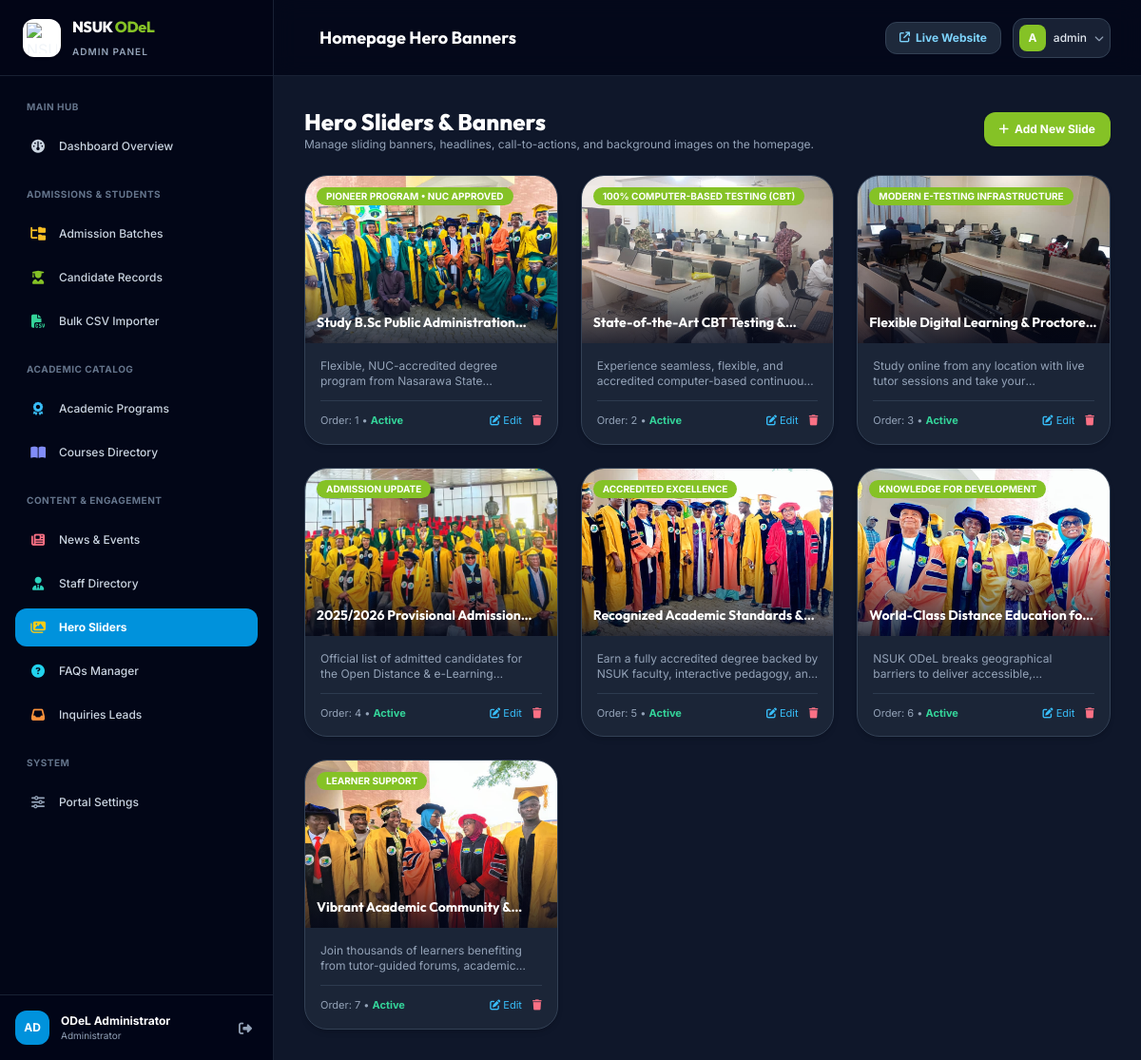
The page /dashboard/slides/ (signed in) on the database its author committed.
### core/models.py (models this page shows, shortened)
class HeroSlide(models.Model):
    title = models.CharField(max_length=255)
    subtitle = models.TextField(blank=True)
    badge_text = models.CharField(max_length=100, blank=True, default="NUC Approved")
    image = models.ImageField(upload_to="banners/", blank=True, null=True)
    image_url_fallback = models.URLField(blank=True, help_text="Fallback external URL if image not uploaded")
    cta_primary_text = models.CharField(max_length=100, default="Apply Now")
    cta_primary_url = models.CharField(max_length=300, default="/admissions/how-to-apply/")
    cta_secondary_text = models.CharField(max_length=100, blank=True, default="Explore Programs")
    cta_secondary_url = models.CharField(max_length=300, blank=True, default="/programs/")
    display_order = models.PositiveIntegerField(default=1)
    is_active = models.BooleanField(default=True)
    created_at = models.DateTimeField(auto_now_add=True)
    class Meta:
        ordering = ['display_order', '-created_at']
        verbose_name = "Hero Slide"
        verbose_name_plural = "Hero Slides"
    @property
    def get_image_url(self):
        if self.image and hasattr(self.image, 'url'):
            return self.image.url
        if self.image_url_fallback:
            return self.image_url_fallback
        return "https://images.unsplash.com/photo-1523240795612-9a054b0db644?auto=format&fit=crop&w=1600&q=80"

### dashboard/views.py (the view)
# urls.py: path('slides/', views.slide_list_dash, name='dashboard_slides'),
@login_required
def slide_list_dash(request):
    slides = HeroSlide.objects.all().order_by('display_order', '-created_at')
    return render(request, 'dashboard/slides/list.html', {'slides': slides})

### core/context_processors.py (called while the page is built)
def site_context(request):
    settings = SiteSetting.get_settings()
    active_programs = Program.objects.filter(is_active=True)[:6]
    latest_batch = AdmissionBatch.objects.filter(is_active=True).first()
    unread_inquiries_count = InquiryMessage.objects.filter(is_resolved=False).count()
    recent_announcements = NewsEvent.objects.filter(is_active=True)[:3]
    return {
        'site_settings': settings,
        'global_programs': active_programs,
        'global_latest_batch': latest_batch,
        'unread_inquiries_count': unread_inquiries_count,
        'global_announcements': recent_announcements,
    }

### core/models.py (called while the page is built)
    @classmethod
    def get_settings(cls):
        setting, created = cls.objects.get_or_create(pk=1)
        return setting

### templates/dashboard/slides/list.html (shortened to what this page needs)
{% extends 'dashboard/base.html' %}
{% block header_title %}Homepage Hero Banners{% endblock %}
{% block content %}
<div class="space-y-6 max-w-7xl mx-auto">
    <div class="flex flex-col sm:flex-row items-start sm:items-center justify-between gap-4">
        <div>
            <h2 class="font-heading font-extrabold text-2xl text-white">Hero Sliders & Banners</h2>
            <p class="text-xs text-slate-400">Manage sliding banners, headlines, call-to-actions, and background images on the homepage.</p>
        </div>
        <a href="{% url 'dashboard_slide_create' %}" class="px-4 py-2.5 rounded-xl bg-brand-green hover:bg-brand-darkgreen text-xs font-bold text-white shadow transition flex items-center gap-1.5">
            <i class="fa-solid fa-plus"></i> Add New Slide
        </a>
    </div>
    <div class="grid grid-cols-1 md:grid-cols-2 lg:grid-cols-3 gap-6">
        {% for slide in slides %}
        <div class="bg-slate-800/80 rounded-3xl border border-slate-700 overflow-hidden shadow-md flex flex-col justify-between">
            <div class="relative h-44 bg-slate-900 overflow-hidden">
                <img src="{{ slide.get_image_url }}" alt="{{ slide.title }}" class="w-full h-full object-cover">
                <div class="absolute inset-0 bg-gradient-to-t from-slate-950/80 via-transparent to-transparent"></div>
                {% if slide.badge_text %}
                <span class="absolute top-3 left-3 px-2.5 py-0.5 rounded-full text-[10px] font-bold bg-brand-green text-white uppercase">{{ slide.badge_text }}</span>
                {% endif %}
                <div class="absolute bottom-3 left-3 right-3 text-white">
                    <h3 class="font-heading font-bold text-sm line-clamp-1">{{ slide.title }}</h3>
                </div>
            </div>
            <div class="p-4 space-y-3">
                <p class="text-xs text-slate-400 line-clamp-2">{{ slide.subtitle|default:"No subtitle" }}</p>
                <div class="flex items-center justify-between text-[11px] text-slate-400 border-t border-slate-700/80 pt-3">
                    <span>Order: {{ slide.display_order }} • {% if slide.is_active %}<span class="text-emerald-400 font-bold">Active</span>{% else %}<span class="text-slate-500">Disabled</span>{% endif %}</span>
                    <div class="space-x-2">
                        <a href="{% url 'dashboard_slide_edit' pk=slide.pk %}" class="text-sky-400 hover:text-white"><i class="fa-solid fa-pen-to-square"></i> Edit</a>
                        <a href="{% url 'dashboard_slide_delete' pk=slide.pk %}" class="text-rose-400 hover:text-white"><i class="fa-solid fa-trash"></i></a>
                    </div>
                </div>
            </div>
        </div>
        {% empty %}
        <div class="col-span-3 text-center py-12 text-slate-500">No hero banners created. Add your first slide above!</div>
        {% endfor %}
    </div>
</div>
{% endblock %}

### templates/dashboard/base.html (shortened to what this page needs)
<!DOCTYPE html>
<html lang="en" class="h-full bg-slate-900">
<head>
    <script src="https://cdn.tailwindcss.com"></script>
    <link rel="stylesheet" href="https://cdnjs.cloudflare.com/ajax/libs/font-awesome/6.5.1/css/all.min.css">
</head>
<body class="h-full bg-slate-900 text-slate-100 font-sans antialiased flex overflow-hidden" x-data="{ sidebarOpen: false }">
    <aside :class="{ 'translate-x-0': sidebarOpen, '-translate-x-full': !sidebarOpen }" class="fixed inset-y-0 left-0 z-50 w-72 bg-slate-950 border-r border-slate-800/80 flex flex-col justify-between transition-transform duration-300 ease-in-out lg:translate-x-0 lg:static lg:inset-auto flex-shrink-0">
        <div>
            <div class="h-20 flex items-center justify-between px-6 border-b border-slate-800/80 bg-slate-950/60">
                <a href="{% url 'dashboard_home' %}" class="flex items-center space-x-3">
                    <div class="w-10 h-10 rounded-xl bg-white p-1 shadow flex items-center justify-center">
                        <img src="https://upload.wikimedia.org/wikipedia/en/thumb/5/52/Nasarawa_State_University_logo.png/220px-Nasarawa_State_University_logo.png" alt="NSUK" class="w-full h-full object-contain">
                    </div>
                    <div>
                        <span class="font-heading font-extrabold text-base tracking-tight text-white block">NSUK <span class="text-brand-green">ODeL</span></span>
                        <span class="text-[10px] text-slate-400 uppercase tracking-widest font-semibold">Admin Panel</span>
                    </div>
                </a>
            </div>
            <nav class="px-4 py-6 space-y-1.5 overflow-y-auto max-h-[calc(100vh-160px)] text-xs font-medium">
                <div class="px-3 pb-2 text-[10px] font-bold text-slate-500 uppercase tracking-wider">Main Hub</div>
                <a href="{% url 'dashboard_home' %}" class="flex items-center space-x-3 px-3.5 py-2.5 rounded-xl transition-all {% if request.resolver_match.url_name == 'dashboard_home' %}bg-brand-blue text-white font-bold shadow-lg shadow-sky-900/40{% else %}text-slate-300 hover:bg-slate-900 hover:text-white{% endif %}">
                    <i class="fa-solid fa-gauge text-sm w-5 text-center"></i>
                    <span>Dashboard Overview</span>
                </a>
                <div class="pt-4 px-3 pb-2 text-[10px] font-bold text-slate-500 uppercase tracking-wider">Admissions & Students</div>
                <a href="{% url 'dashboard_batches' %}" class="flex items-center space-x-3 px-3.5 py-2.5 rounded-xl transition-all {% if 'admissions/batches' in request.path %}bg-brand-blue text-white font-bold{% else %}text-slate-300 hover:bg-slate-900 hover:text-white{% endif %}">
                    <i class="fa-solid fa-folder-tree text-sm w-5 text-center text-amber-400"></i>
                    <span>Admission Batches</span>
                </a>
                <a href="{% url 'dashboard_candidates' %}" class="flex items-center space-x-3 px-3.5 py-2.5 rounded-xl transition-all {% if 'admissions/candidates' in request.path %}bg-brand-blue text-white font-bold{% else %}text-slate-300 hover:bg-slate-900 hover:text-white{% endif %}">
                    <i class="fa-solid fa-user-graduate text-sm w-5 text-center text-brand-green"></i>
                    <span>Candidate Records</span>
                </a>
                <a href="{% url 'dashboard_bulk_upload' %}" class="flex items-center space-x-3 px-3.5 py-2.5 rounded-xl transition-all {% if 'bulk-upload' in request.path %}bg-brand-blue text-white font-bold{% else %}text-slate-300 hover:bg-slate-900 hover:text-white{% endif %}">
                    <i class="fa-solid fa-file-csv text-sm w-5 text-center text-emerald-400"></i>
                    <span>Bulk CSV Importer</span>
                </a>
                <div class="pt-4 px-3 pb-2 text-[10px] font-bold text-slate-500 uppercase tracking-wider">Academic Catalog</div>
                <a href="{% url 'dashboard_programs' %}" class="flex items-center space-x-3 px-3.5 py-2.5 rounded-xl transition-all {% if 'programs' in request.path %}bg-brand-blue text-white font-bold{% else %}text-slate-300 hover:bg-slate-900 hover:text-white{% endif %}">
                    <i class="fa-solid fa-award text-sm w-5 text-center text-sky-400"></i>
                    <span>Academic Programs</span>
                </a>
                <a href="{% url 'dashboard_courses' %}" class="flex items-center space-x-3 px-3.5 py-2.5 rounded-xl transition-all {% if 'courses' in request.path %}bg-brand-blue text-white font-bold{% else %}text-slate-300 hover:bg-slate-900 hover:text-white{% endif %}">
                    <i class="fa-solid fa-book-open text-sm w-5 text-center text-indigo-400"></i>
                    <span>Courses Directory</span>
                </a>
                <div class="pt-4 px-3 pb-2 text-[10px] font-bold text-slate-500 uppercase tracking-wider">Content & Engagement</div>
                <a href="{% url 'dashboard_news' %}" class="flex items-center space-x-3 px-3.5 py-2.5 rounded-xl transition-all {% if 'news' in request.path %}bg-brand-blue text-white font-bold{% else %}text-slate-300 hover:bg-slate-900 hover:text-white{% endif %}">
                    <i class="fa-solid fa-newspaper text-sm w-5 text-center text-rose-400"></i>
                    <span>News & Events</span>
                </a>
                <a href="{% url 'dashboard_staff' %}" class="flex items-center space-x-3 px-3.5 py-2.5 rounded-xl transition-all {% if 'staff' in request.path %}bg-brand-blue text-white font-bold{% else %}text-slate-300 hover:bg-slate-900 hover:text-white{% endif %}">
                    <i class="fa-solid fa-user-tie text-sm w-5 text-center text-teal-400"></i>
                    <span>Staff Directory</span>
                </a>
                <a href="{% url 'dashboard_slides' %}" class="flex items-center space-x-3 px-3.5 py-2.5 rounded-xl transition-all {% if 'slides' in request.path %}bg-brand-blue text-white font-bold{% else %}text-slate-300 hover:bg-slate-900 hover:text-white{% endif %}">
                    <i class="fa-solid fa-images text-sm w-5 text-center text-yellow-400"></i>
                    <span>Hero Sliders</span>
                </a>
                <a href="{% url 'dashboard_faqs' %}" class="flex items-center space-x-3 px-3.5 py-2.5 rounded-xl transition-all {% if 'faqs' in request.path %}bg-brand-blue text-white font-bold{% else %}text-slate-300 hover:bg-slate-900 hover:text-white{% endif %}">
                    <i class="fa-solid fa-circle-question text-sm w-5 text-center text-cyan-400"></i>
                    <span>FAQs Manager</span>
                </a>
                <a href="{% url 'dashboard_inquiries' %}" class="flex items-center justify-between px-3.5 py-2.5 rounded-xl transition-all {% if 'inquiries' in request.path %}bg-brand-blue text-white font-bold{% else %}text-slate-300 hover:bg-slate-900 hover:text-white{% endif %}">
                    <div class="flex items-center space-x-3">
                        <i class="fa-solid fa-inbox text-sm w-5 text-center text-orange-400"></i>
                        <span>Inquiries Leads</span>
                    </div>
                </a>
                <div class="pt-4 px-3 pb-2 text-[10px] font-bold text-slate-500 uppercase tracking-wider">System</div>
                <a href="{% url 'dashboard_settings' %}" class="flex items-center space-x-3 px-3.5 py-2.5 rounded-xl transition-all {% if 'settings' in request.path %}bg-brand-blue text-white font-bold{% else %}text-slate-300 hover:bg-slate-900 hover:text-white{% endif %}">
                    <i class="fa-solid fa-sliders text-sm w-5 text-center text-slate-400"></i>
                    <span>Portal Settings</span>
                </a>
            </nav>
        </div>
        <div class="p-4 border-t border-slate-800/80 bg-slate-950/80">
            <div class="flex items-center justify-between">
                <div class="flex items-center space-x-3 truncate">
                    <div class="w-9 h-9 rounded-xl bg-brand-blue text-white font-bold text-xs flex items-center justify-center uppercase">
                        {{ request.user.username|slice:":2" }}
                    </div>
                    <div class="truncate">
                        <span class="block text-xs font-bold text-white truncate">{{ request.user.get_full_name|default:request.user.username }}</span>
                        <span class="block text-[10px] text-slate-400">Administrator</span>
                    </div>
                </div>
                <a href="{% url 'dashboard_logout' %}" class="text-slate-400 hover:text-rose-400 p-1.5 transition" title="Logout">
                    <i class="fa-solid fa-right-from-bracket text-sm"></i>
                </a>
            </div>
        </div>
    </aside>
    <div class="flex-1 flex flex-col min-w-0 overflow-hidden bg-slate-900">
        <header class="h-20 bg-slate-950/80 backdrop-blur-md border-b border-slate-800/80 flex items-center justify-between px-4 sm:px-8 z-30">
            <div class="flex items-center space-x-4">
                <div class="hidden sm:block">
                    <h1 class="font-heading font-bold text-base sm:text-lg text-white">
                        {% block header_title %}ODeL Administration & Management{% endblock %}
                    </h1>
                </div>
            </div>
            <div class="flex items-center space-x-3">
                <a href="{% url 'home' %}" target="_blank" class="px-3.5 py-2 rounded-xl bg-slate-800 hover:bg-slate-700 text-xs font-bold text-sky-300 transition flex items-center gap-1.5 border border-slate-700">
                    <i class="fa-solid fa-arrow-up-right-from-square text-[11px]"></i>
                    <span class="hidden sm:inline">Live Website</span>
                </a>
                <div class="relative" x-data="{ open: false }" @click.outside="open = false">
                    <button @click="open = !open" class="flex items-center space-x-2 p-1.5 rounded-xl bg-slate-800/80 hover:bg-slate-800 border border-slate-700 text-xs font-medium focus:outline-none">
                        <div class="w-7 h-7 rounded-lg bg-brand-green text-white font-bold flex items-center justify-center uppercase text-xs">
                            {{ request.user.username|slice:":1" }}
                        </div>
                        <span class="text-slate-200 hidden md:inline">{{ request.user.username }}</span>
                        <i class="fa-solid fa-chevron-down text-[10px] text-slate-400"></i>
                    </button>
                </div>
            </div>
        </header>
        <main class="flex-1 overflow-y-auto p-4 sm:p-8 bg-slate-900">
            {% block content %}{% endblock %}
        </main>
    </div>
</body>
</html>

### rows shown on the page
HeroSlide: get_image_url (picture), badge_text "PIONEER PROGRAM • NUC APPROVED", title "Study B.Sc Public…", subtitle "Flexible, NUC-accredited degree program from Nasarawa…", display_order "1", is_active "Active"
HeroSlide: get_image_url (picture), badge_text "100% COMPUTER-BASED TESTING (CBT)", title "State-of-the-Art CBT Testing…", subtitle "Experience seamless, flexible, and accredited computer-based…", display_order "2", is_active "Active"
HeroSlide: get_image_url (picture), badge_text "MODERN E-TESTING INFRASTRUCTURE", title "Flexible Digital Learning &…", subtitle "Study online from any location with live tutor sessions and take…", display_order "3", is_active "Active"
HeroSlide: get_image_url (picture), badge_text "ADMISSION UPDATE", title "2025/2026 Provisional…", subtitle "Official list of admitted candidates for the Open Distance &…", display_order "4", is_active "Active"
HeroSlide: get_image_url (picture), badge_text "ACCREDITED EXCELLENCE", title "Recognized Academic Standards…", subtitle "Earn a fully accredited degree backed by NSUK faculty, interactive pedagogy,…", display_order "5", is_active "Active"
HeroSlide: get_image_url (picture), badge_text "KNOWLEDGE FOR DEVELOPMENT", title "World-Class Distance Education…", subtitle "NSUK ODeL breaks geographical barriers to deliver…", display_order "6", is_active "Active"
HeroSlide: get_image_url (picture), badge_text "LEARNER SUPPORT", title "Vibrant Academic Community…", subtitle "Join thousands of learners benefiting from tutor-guided forums,…", display_order "7", is_active "Active"

### other values the page prints
{{ request.user.username|slice:":2" }} "AD"
{{ request.user.get_full_name|default:request.user.username }} "ODeL Administrator"
{{ request.user.username|slice:":1" }} "A"
{{ request.user.username }} "admin"
